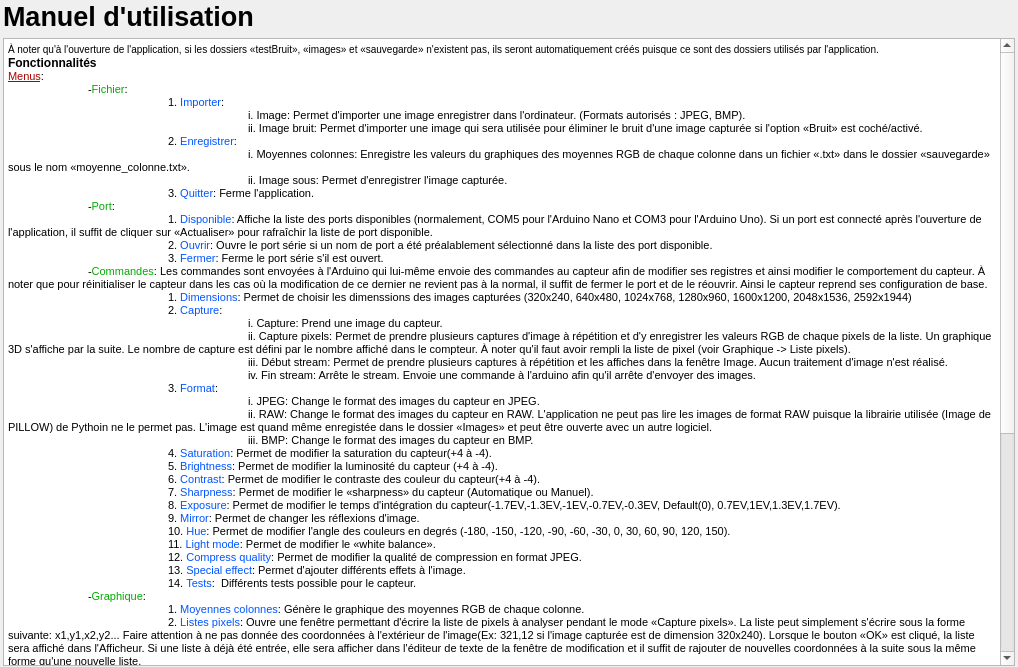
<?xml version="1.0" encoding="UTF-8"?>
<ui version="4.0">
 <class>DialogAide</class>
 <widget class="QDialog" name="DialogAide">
  <property name="geometry">
   <rect>
    <x>0</x>
    <y>0</y>
    <width>1018</width>
    <height>667</height>
   </rect>
  </property>
  <property name="windowTitle">
   <string>Aide</string>
  </property>
  <layout class="QGridLayout" name="gridLayout">
   <property name="leftMargin">
    <number>3</number>
   </property>
   <property name="topMargin">
    <number>1</number>
   </property>
   <property name="rightMargin">
    <number>3</number>
   </property>
   <property name="bottomMargin">
    <number>1</number>
   </property>
   <item row="0" column="0">
    <widget class="QLabel" name="labelAide">
     <property name="font">
      <font>
       <pointsize>20</pointsize>
       <weight>75</weight>
       <bold>true</bold>
      </font>
     </property>
     <property name="text">
      <string>Manuel d'utilisation</string>
     </property>
     <property name="textFormat">
      <enum>Qt::AutoText</enum>
     </property>
    </widget>
   </item>
   <item row="1" column="0">
    <widget class="QTextBrowser" name="textBrowserAide">
     <property name="html">
      <string>&lt;!DOCTYPE HTML PUBLIC &quot;-//W3C//DTD HTML 4.0//EN&quot; &quot;http://www.w3.org/TR/REC-html40/strict.dtd&quot;&gt;
&lt;html&gt;&lt;head&gt;&lt;meta name=&quot;qrichtext&quot; content=&quot;1&quot; /&gt;&lt;style type=&quot;text/css&quot;&gt;
p, li { white-space: pre-wrap; }
&lt;/style&gt;&lt;/head&gt;&lt;body style=&quot; font-family:'MS Shell Dlg 2'; font-size:7.8pt; font-weight:400; font-style:normal;&quot;&gt;
&lt;p style=&quot; margin-top:0px; margin-bottom:0px; margin-left:0px; margin-right:0px; -qt-block-indent:0; text-indent:0px;&quot;&gt;À noter qu'à l'ouverture de l'application, si les dossiers «testBruit», «images» et «sauvegarde» n'existent pas, ils seront automatiquement créés puisque ce sont des dossiers utilisés par l'application.&lt;/p&gt;
&lt;p style=&quot; margin-top:0px; margin-bottom:0px; margin-left:0px; margin-right:0px; -qt-block-indent:0; text-indent:0px;&quot;&gt;&lt;span style=&quot; font-size:9pt; font-weight:600;&quot;&gt;Fonctionnalités&lt;/span&gt;&lt;/p&gt;
&lt;p style=&quot; margin-top:0px; margin-bottom:0px; margin-left:0px; margin-right:0px; -qt-block-indent:0; text-indent:0px;&quot;&gt;&lt;span style=&quot; font-size:8pt; text-decoration: underline; color:#aa0000;&quot;&gt;Menus&lt;/span&gt;&lt;span style=&quot; font-size:8pt;&quot;&gt;:&lt;/span&gt;&lt;/p&gt;
&lt;p style=&quot; margin-top:0px; margin-bottom:0px; margin-left:0px; margin-right:0px; -qt-block-indent:0; text-indent:0px;&quot;&gt;&lt;span style=&quot; font-size:8pt;&quot;&gt;	-&lt;/span&gt;&lt;span style=&quot; font-size:8pt; color:#00aa00;&quot;&gt;Fichier&lt;/span&gt;&lt;span style=&quot; font-size:8pt;&quot;&gt;:&lt;/span&gt;&lt;/p&gt;
&lt;p style=&quot; margin-top:0px; margin-bottom:0px; margin-left:0px; margin-right:0px; -qt-block-indent:0; text-indent:0px;&quot;&gt;&lt;span style=&quot; font-size:8pt;&quot;&gt;		1. &lt;/span&gt;&lt;span style=&quot; font-size:8pt; color:#0055ff;&quot;&gt;Importer&lt;/span&gt;&lt;span style=&quot; font-size:8pt;&quot;&gt;:&lt;/span&gt;&lt;/p&gt;
&lt;p style=&quot; margin-top:0px; margin-bottom:0px; margin-left:0px; margin-right:0px; -qt-block-indent:0; text-indent:0px;&quot;&gt;&lt;span style=&quot; font-size:8pt;&quot;&gt;			i. Image: Permet d'importer une image enregistrer dans l'ordinateur. (Formats autorisés : JPEG, BMP).&lt;/span&gt;&lt;/p&gt;
&lt;p style=&quot; margin-top:0px; margin-bottom:0px; margin-left:0px; margin-right:0px; -qt-block-indent:0; text-indent:0px;&quot;&gt;&lt;span style=&quot; font-size:8pt;&quot;&gt;			ii. Image bruit: Permet d'importer une image qui sera utilisée pour éliminer le bruit d'une image capturée si l'option «Bruit» est coché/activé.&lt;/span&gt;&lt;/p&gt;
&lt;p style=&quot; margin-top:0px; margin-bottom:0px; margin-left:0px; margin-right:0px; -qt-block-indent:0; text-indent:0px;&quot;&gt;&lt;span style=&quot; font-size:8pt;&quot;&gt;		2. &lt;/span&gt;&lt;span style=&quot; font-size:8pt; color:#0055ff;&quot;&gt;Enregistrer&lt;/span&gt;&lt;span style=&quot; font-size:8pt;&quot;&gt;: &lt;/span&gt;&lt;/p&gt;
&lt;p style=&quot; margin-top:0px; margin-bottom:0px; margin-left:0px; margin-right:0px; -qt-block-indent:0; text-indent:0px;&quot;&gt;&lt;span style=&quot; font-size:8pt;&quot;&gt;			i. Moyennes colonnes: Enregistre les valeurs du graphiques des moyennes RGB de chaque colonne dans un fichier «.txt» dans le dossier «sauvegarde» sous le nom «moyenne_colonne.txt».&lt;/span&gt;&lt;/p&gt;
&lt;p style=&quot; margin-top:0px; margin-bottom:0px; margin-left:0px; margin-right:0px; -qt-block-indent:0; text-indent:0px;&quot;&gt;&lt;span style=&quot; font-size:8pt;&quot;&gt;			ii. Image sous: Permet d'enregistrer l'image capturée.&lt;/span&gt;&lt;/p&gt;
&lt;p style=&quot; margin-top:0px; margin-bottom:0px; margin-left:0px; margin-right:0px; -qt-block-indent:0; text-indent:0px;&quot;&gt;&lt;span style=&quot; font-size:8pt;&quot;&gt;		3. &lt;/span&gt;&lt;span style=&quot; font-size:8pt; color:#0055ff;&quot;&gt;Quitter&lt;/span&gt;&lt;span style=&quot; font-size:8pt;&quot;&gt;: Ferme l'application.&lt;/span&gt;&lt;/p&gt;
&lt;p style=&quot; margin-top:0px; margin-bottom:0px; margin-left:0px; margin-right:0px; -qt-block-indent:0; text-indent:0px;&quot;&gt;&lt;span style=&quot; font-size:8pt;&quot;&gt;	-&lt;/span&gt;&lt;span style=&quot; font-size:8pt; color:#00aa00;&quot;&gt;Port&lt;/span&gt;&lt;span style=&quot; font-size:8pt;&quot;&gt;:&lt;/span&gt;&lt;/p&gt;
&lt;p style=&quot; margin-top:0px; margin-bottom:0px; margin-left:0px; margin-right:0px; -qt-block-indent:0; text-indent:0px;&quot;&gt;&lt;span style=&quot; font-size:8pt;&quot;&gt;		1. &lt;/span&gt;&lt;span style=&quot; font-size:8pt; color:#0055ff;&quot;&gt;Disponible&lt;/span&gt;&lt;span style=&quot; font-size:8pt;&quot;&gt;: Affiche la liste des ports disponibles (normalement, COM5 pour l'Arduino Nano et COM3 pour l'Arduino Uno). Si un port est connecté après l'ouverture de l'application, il suffit de cliquer sur «Actualiser» pour rafraîchir la liste de port disponible.&lt;/span&gt;&lt;/p&gt;
&lt;p style=&quot; margin-top:0px; margin-bottom:0px; margin-left:0px; margin-right:0px; -qt-block-indent:0; text-indent:0px;&quot;&gt;&lt;span style=&quot; font-size:8pt;&quot;&gt;		2. &lt;/span&gt;&lt;span style=&quot; font-size:8pt; color:#0055ff;&quot;&gt;Ouvrir&lt;/span&gt;&lt;span style=&quot; font-size:8pt;&quot;&gt;: Ouvre le port série si un nom de port a été préalablement sélectionné dans la liste des port disponible.&lt;/span&gt;&lt;/p&gt;
&lt;p style=&quot; margin-top:0px; margin-bottom:0px; margin-left:0px; margin-right:0px; -qt-block-indent:0; text-indent:0px;&quot;&gt;&lt;span style=&quot; font-size:8pt;&quot;&gt;		3. &lt;/span&gt;&lt;span style=&quot; font-size:8pt; color:#0055ff;&quot;&gt;Fermer&lt;/span&gt;&lt;span style=&quot; font-size:8pt;&quot;&gt;: Ferme le port série s'il est ouvert.&lt;/span&gt;&lt;/p&gt;
&lt;p style=&quot; margin-top:0px; margin-bottom:0px; margin-left:0px; margin-right:0px; -qt-block-indent:0; text-indent:0px;&quot;&gt;&lt;span style=&quot; font-size:8pt;&quot;&gt;	-&lt;/span&gt;&lt;span style=&quot; font-size:8pt; color:#00aa00;&quot;&gt;Commandes&lt;/span&gt;&lt;span style=&quot; font-size:8pt;&quot;&gt;: Les commandes sont envoyées à l'Arduino qui lui-même envoie des commandes au capteur afin de modifier ses registres et ainsi modifier le comportement du capteur. À noter que pour réinitialiser le capteur dans les cas où la modification de ce dernier ne revient pas à la normal, il suffit de fermer le port et de le réouvrir. Ainsi le capteur reprend ses configuration de base.&lt;/span&gt;&lt;/p&gt;
&lt;p style=&quot; margin-top:0px; margin-bottom:0px; margin-left:0px; margin-right:0px; -qt-block-indent:0; text-indent:0px;&quot;&gt;&lt;span style=&quot; font-size:8pt;&quot;&gt;		1. &lt;/span&gt;&lt;span style=&quot; font-size:8pt; color:#0055ff;&quot;&gt;Dimensions&lt;/span&gt;&lt;span style=&quot; font-size:8pt;&quot;&gt;: Permet de choisir les dimenssions des images capturées (320x240, 640x480, 1024x768, 1280x960, 1600x1200, 2048x1536, 2592x1944)&lt;/span&gt;&lt;/p&gt;
&lt;p style=&quot; margin-top:0px; margin-bottom:0px; margin-left:0px; margin-right:0px; -qt-block-indent:0; text-indent:0px;&quot;&gt;&lt;span style=&quot; font-size:8pt;&quot;&gt;		2. &lt;/span&gt;&lt;span style=&quot; font-size:8pt; color:#0055ff;&quot;&gt;Capture&lt;/span&gt;&lt;span style=&quot; font-size:8pt;&quot;&gt;: &lt;/span&gt;&lt;/p&gt;
&lt;p style=&quot; margin-top:0px; margin-bottom:0px; margin-left:0px; margin-right:0px; -qt-block-indent:0; text-indent:0px;&quot;&gt;&lt;span style=&quot; font-size:8pt;&quot;&gt;			i. Capture: Prend une image du capteur.&lt;/span&gt;&lt;/p&gt;
&lt;p style=&quot; margin-top:0px; margin-bottom:0px; margin-left:0px; margin-right:0px; -qt-block-indent:0; text-indent:0px;&quot;&gt;&lt;span style=&quot; font-size:8pt;&quot;&gt;			ii. Capture pixels: Permet de prendre plusieurs captures d'image à répétition et d'y enregistrer les valeurs RGB de chaque pixels de la liste. Un graphique 3D s'affiche par la suite. Le nombre de capture est défini par le nombre affiché dans le compteur. À noter qu'il faut avoir rempli la liste de pixel (voir Graphique -&amp;gt; Liste pixels).&lt;/span&gt;&lt;/p&gt;
&lt;p style=&quot; margin-top:0px; margin-bottom:0px; margin-left:0px; margin-right:0px; -qt-block-indent:0; text-indent:0px;&quot;&gt;&lt;span style=&quot; font-size:8pt;&quot;&gt;			iii. Début stream: Permet de prendre plusieurs captures à répétition et les affiches dans la fenêtre Image. Aucun traitement d'image n'est réalisé.&lt;/span&gt;&lt;/p&gt;
&lt;p style=&quot; margin-top:0px; margin-bottom:0px; margin-left:0px; margin-right:0px; -qt-block-indent:0; text-indent:0px;&quot;&gt;&lt;span style=&quot; font-size:8pt;&quot;&gt;			iv. Fin stream: Arrête le stream. Envoie une commande à l'arduino afin qu'il arrête d'envoyer des images.&lt;/span&gt;&lt;/p&gt;
&lt;p style=&quot; margin-top:0px; margin-bottom:0px; margin-left:0px; margin-right:0px; -qt-block-indent:0; text-indent:0px;&quot;&gt;&lt;span style=&quot; font-size:8pt;&quot;&gt;		3. &lt;/span&gt;&lt;span style=&quot; font-size:8pt; color:#0055ff;&quot;&gt;Format&lt;/span&gt;&lt;span style=&quot; font-size:8pt;&quot;&gt;: &lt;/span&gt;&lt;/p&gt;
&lt;p style=&quot; margin-top:0px; margin-bottom:0px; margin-left:0px; margin-right:0px; -qt-block-indent:0; text-indent:0px;&quot;&gt;&lt;span style=&quot; font-size:8pt;&quot;&gt;			i. JPEG: Change le format des images du capteur en JPEG.&lt;/span&gt;&lt;/p&gt;
&lt;p style=&quot; margin-top:0px; margin-bottom:0px; margin-left:0px; margin-right:0px; -qt-block-indent:0; text-indent:0px;&quot;&gt;&lt;span style=&quot; font-size:8pt;&quot;&gt;			ii. RAW: Change le format des images du capteur en RAW. L'application ne peut pas lire les images de format RAW puisque la librairie utilisée (Image de PILLOW) de Pythoin ne le permet pas. L'image est quand même enregistée dans le dossier «Images» et peut être ouverte avec un autre logiciel.&lt;/span&gt;&lt;/p&gt;
&lt;p style=&quot; margin-top:0px; margin-bottom:0px; margin-left:0px; margin-right:0px; -qt-block-indent:0; text-indent:0px;&quot;&gt;&lt;span style=&quot; font-size:8pt;&quot;&gt;			iii. BMP: Change le format des images du capteur en BMP.&lt;/span&gt;&lt;/p&gt;
&lt;p style=&quot; margin-top:0px; margin-bottom:0px; margin-left:0px; margin-right:0px; -qt-block-indent:0; text-indent:0px;&quot;&gt;&lt;span style=&quot; font-size:8pt;&quot;&gt;		4. &lt;/span&gt;&lt;span style=&quot; font-size:8pt; color:#0055ff;&quot;&gt;Saturation&lt;/span&gt;&lt;span style=&quot; font-size:8pt;&quot;&gt;: Permet de modifier la saturation du capteur(+4 à -4).&lt;/span&gt;&lt;/p&gt;
&lt;p style=&quot; margin-top:0px; margin-bottom:0px; margin-left:0px; margin-right:0px; -qt-block-indent:0; text-indent:0px;&quot;&gt;&lt;span style=&quot; font-size:8pt;&quot;&gt;		5. &lt;/span&gt;&lt;span style=&quot; font-size:8pt; color:#0055ff;&quot;&gt;Brightness&lt;/span&gt;&lt;span style=&quot; font-size:8pt;&quot;&gt;: Permet de modifier la luminosité du capteur (+4 à -4).&lt;/span&gt;&lt;/p&gt;
&lt;p style=&quot; margin-top:0px; margin-bottom:0px; margin-left:0px; margin-right:0px; -qt-block-indent:0; text-indent:0px;&quot;&gt;&lt;span style=&quot; font-size:8pt;&quot;&gt;		6. &lt;/span&gt;&lt;span style=&quot; font-size:8pt; color:#0055ff;&quot;&gt;Contrast&lt;/span&gt;&lt;span style=&quot; font-size:8pt;&quot;&gt;: Permet de modifier le contraste des couleur du capteur(+4 à -4). &lt;/span&gt;&lt;/p&gt;
&lt;p style=&quot; margin-top:0px; margin-bottom:0px; margin-left:0px; margin-right:0px; -qt-block-indent:0; text-indent:0px;&quot;&gt;&lt;span style=&quot; font-size:8pt;&quot;&gt;		7. &lt;/span&gt;&lt;span style=&quot; font-size:8pt; color:#0055ff;&quot;&gt;Sharpness&lt;/span&gt;&lt;span style=&quot; font-size:8pt;&quot;&gt;: Permet de modifier le «sharpness» du capteur (Automatique ou Manuel).&lt;/span&gt;&lt;/p&gt;
&lt;p style=&quot; margin-top:0px; margin-bottom:0px; margin-left:0px; margin-right:0px; -qt-block-indent:0; text-indent:0px;&quot;&gt;&lt;span style=&quot; font-size:8pt;&quot;&gt;		8. &lt;/span&gt;&lt;span style=&quot; font-size:8pt; color:#0055ff;&quot;&gt;Exposure&lt;/span&gt;&lt;span style=&quot; font-size:8pt;&quot;&gt;: Permet de modifier le temps d'intégration du capteur(-1.7EV,-1.3EV,-1EV,-0.7EV,-0.3EV, Default(0), 0.7EV,1EV,1.3EV,1.7EV).&lt;/span&gt;&lt;/p&gt;
&lt;p style=&quot; margin-top:0px; margin-bottom:0px; margin-left:0px; margin-right:0px; -qt-block-indent:0; text-indent:0px;&quot;&gt;&lt;span style=&quot; font-size:8pt;&quot;&gt;		9. &lt;/span&gt;&lt;span style=&quot; font-size:8pt; color:#0055ff;&quot;&gt;Mirror&lt;/span&gt;&lt;span style=&quot; font-size:8pt;&quot;&gt;: Permet de changer les réflexions d'image.&lt;/span&gt;&lt;/p&gt;
&lt;p style=&quot; margin-top:0px; margin-bottom:0px; margin-left:0px; margin-right:0px; -qt-block-indent:0; text-indent:0px;&quot;&gt;&lt;span style=&quot; font-size:8pt;&quot;&gt;		10. &lt;/span&gt;&lt;span style=&quot; font-size:8pt; color:#0055ff;&quot;&gt;Hue&lt;/span&gt;&lt;span style=&quot; font-size:8pt;&quot;&gt;: Permet de modifier l'angle des couleurs en degrés (-180, -150, -120, -90, -60, -30, 0, 30, 60, 90, 120, 150).&lt;/span&gt;&lt;/p&gt;
&lt;p style=&quot; margin-top:0px; margin-bottom:0px; margin-left:0px; margin-right:0px; -qt-block-indent:0; text-indent:0px;&quot;&gt;&lt;span style=&quot; font-size:8pt;&quot;&gt;		11. &lt;/span&gt;&lt;span style=&quot; font-size:8pt; color:#0055ff;&quot;&gt;Light mode&lt;/span&gt;&lt;span style=&quot; font-size:8pt;&quot;&gt;: Permet de modifier le «white balance».&lt;/span&gt;&lt;/p&gt;
&lt;p style=&quot; margin-top:0px; margin-bottom:0px; margin-left:0px; margin-right:0px; -qt-block-indent:0; text-indent:0px;&quot;&gt;&lt;span style=&quot; font-size:8pt;&quot;&gt;		12. &lt;/span&gt;&lt;span style=&quot; font-size:8pt; color:#0055ff;&quot;&gt;Compress quality&lt;/span&gt;&lt;span style=&quot; font-size:8pt;&quot;&gt;: Permet de modifier la qualité de compression en format JPEG.&lt;/span&gt;&lt;/p&gt;
&lt;p style=&quot; margin-top:0px; margin-bottom:0px; margin-left:0px; margin-right:0px; -qt-block-indent:0; text-indent:0px;&quot;&gt;&lt;span style=&quot; font-size:8pt;&quot;&gt;		13. &lt;/span&gt;&lt;span style=&quot; font-size:8pt; color:#0055ff;&quot;&gt;Special effect&lt;/span&gt;&lt;span style=&quot; font-size:8pt;&quot;&gt;: Permet d'ajouter différents effets à l'image.&lt;/span&gt;&lt;/p&gt;
&lt;p style=&quot; margin-top:0px; margin-bottom:0px; margin-left:0px; margin-right:0px; -qt-block-indent:0; text-indent:0px;&quot;&gt;&lt;span style=&quot; font-size:8pt;&quot;&gt;		14. &lt;/span&gt;&lt;span style=&quot; font-size:8pt; color:#0055ff;&quot;&gt;Tests&lt;/span&gt;&lt;span style=&quot; font-size:8pt;&quot;&gt;:  Différents tests possible pour le capteur.&lt;/span&gt;&lt;/p&gt;
&lt;p style=&quot; margin-top:0px; margin-bottom:0px; margin-left:0px; margin-right:0px; -qt-block-indent:0; text-indent:0px;&quot;&gt;&lt;span style=&quot; font-size:8pt;&quot;&gt;	-&lt;/span&gt;&lt;span style=&quot; font-size:8pt; color:#00aa00;&quot;&gt;Graphique&lt;/span&gt;&lt;span style=&quot; font-size:8pt;&quot;&gt;: &lt;/span&gt;&lt;/p&gt;
&lt;p style=&quot; margin-top:0px; margin-bottom:0px; margin-left:0px; margin-right:0px; -qt-block-indent:0; text-indent:0px;&quot;&gt;&lt;span style=&quot; font-size:8pt;&quot;&gt;		1. &lt;/span&gt;&lt;span style=&quot; font-size:8pt; color:#0055ff;&quot;&gt;Moyennes colonnes&lt;/span&gt;&lt;span style=&quot; font-size:8pt;&quot;&gt;: Génère le graphique des moyennes RGB de chaque colonne.&lt;/span&gt;&lt;/p&gt;
&lt;p style=&quot; margin-top:0px; margin-bottom:0px; margin-left:0px; margin-right:0px; -qt-block-indent:0; text-indent:0px;&quot;&gt;&lt;span style=&quot; font-size:8pt;&quot;&gt;		2. &lt;/span&gt;&lt;span style=&quot; font-size:8pt; color:#0055ff;&quot;&gt;Listes pixels&lt;/span&gt;&lt;span style=&quot; font-size:8pt;&quot;&gt;: Ouvre une fenêtre permettant d'écrire la liste de pixels à analyser pendant le mode «Capture pixels». La liste peut simplement s'écrire sous la forme suivante: x1,y1,x2,y2... Faire attention à ne pas donnée des coordonnées à l'extérieur de l'image(Ex: 321,12 si l'image capturée est de dimension 320x240). Lorsque le bouton «OK» est cliqué, la liste sera affiché dans l'Afficheur. Si une liste à déjà été entrée, elle sera afficher dans l'éditeur de texte de la fenêtre de modification et il suffit de rajouter de nouvelles coordonnées à la suite sous la même forme qu'une nouvelle liste.&lt;/span&gt;&lt;/p&gt;
&lt;p style=&quot; margin-top:0px; margin-bottom:0px; margin-left:0px; margin-right:0px; -qt-block-indent:0; text-indent:0px;&quot;&gt;&lt;span style=&quot; font-size:8pt;&quot;&gt;		3. &lt;/span&gt;&lt;span style=&quot; font-size:8pt; color:#0055ff;&quot;&gt;Longueur d'onde&lt;/span&gt;&lt;span style=&quot; font-size:8pt;&quot;&gt;: Génère le graphique des longueurs si le graphique des moyennes des colonnes a été préalablement généré. Cette fonction est automatique exécuter lorsque le graphique des moyennes des colonnes est généré.&lt;/span&gt;&lt;/p&gt;
&lt;p style=&quot; margin-top:0px; margin-bottom:0px; margin-left:0px; margin-right:0px; -qt-block-indent:0; text-indent:0px;&quot;&gt;&lt;span style=&quot; font-size:8pt;&quot;&gt;	-&lt;/span&gt;&lt;span style=&quot; font-size:8pt; color:#00aa00;&quot;&gt;Test&lt;/span&gt;&lt;span style=&quot; font-size:8pt;&quot;&gt;: &lt;/span&gt;&lt;/p&gt;
&lt;p style=&quot; margin-top:0px; margin-bottom:0px; margin-left:0px; margin-right:0px; -qt-block-indent:0; text-indent:0px;&quot;&gt;&lt;span style=&quot; font-size:8pt;&quot;&gt;		1. &lt;/span&gt;&lt;span style=&quot; font-size:8pt; color:#0055ff;&quot;&gt;Test bruit&lt;/span&gt;&lt;span style=&quot; font-size:8pt;&quot;&gt;: Lance le programme de test de bruit qui permet de capturer des images à un certain intervalle de temps. 7 captures pendant la première minute(10 sec), 8 captures pendant les 4 prochaines minutes(30 sec), 5 captures pendant les 5 prochaines minutes (60 sec), 1 capture après  30 minutes puis une dernière à 60 minutes. Les images sont enregistrées dans le dossier «testBruit».&lt;/span&gt;&lt;/p&gt;
&lt;p style=&quot; margin-top:0px; margin-bottom:0px; margin-left:0px; margin-right:0px; -qt-block-indent:0; text-indent:0px;&quot;&gt;&lt;span style=&quot; font-size:8pt;&quot;&gt;	-&lt;/span&gt;&lt;span style=&quot; font-size:8pt; color:#00aa00;&quot;&gt;Aide&lt;/span&gt;&lt;span style=&quot; font-size:8pt;&quot;&gt;:&lt;/span&gt;&lt;/p&gt;
&lt;p style=&quot; margin-top:0px; margin-bottom:0px; margin-left:0px; margin-right:0px; -qt-block-indent:0; text-indent:0px;&quot;&gt;&lt;span style=&quot; font-size:8pt;&quot;&gt;		1. &lt;/span&gt;&lt;span style=&quot; font-size:8pt; color:#0055ff;&quot;&gt;Manuel d'utilisation&lt;/span&gt;&lt;span style=&quot; font-size:8pt;&quot;&gt;: Ouvre cette fenêtre...&lt;/span&gt;&lt;/p&gt;
&lt;p style=&quot; margin-top:0px; margin-bottom:0px; margin-left:0px; margin-right:0px; -qt-block-indent:0; text-indent:0px;&quot;&gt;&lt;span style=&quot; font-size:8pt; text-decoration: underline; color:#aa0000;&quot;&gt;Fenêtres&lt;/span&gt;&lt;span style=&quot; font-size:8pt;&quot;&gt;:&lt;/span&gt;&lt;/p&gt;
&lt;p style=&quot; margin-top:0px; margin-bottom:0px; margin-left:0px; margin-right:0px; -qt-block-indent:0; text-indent:0px;&quot;&gt;&lt;span style=&quot; font-size:8pt;&quot;&gt;	-&lt;/span&gt;&lt;span style=&quot; font-size:8pt; color:#00aa00;&quot;&gt;Images&lt;/span&gt;&lt;span style=&quot; font-size:8pt;&quot;&gt;: (Énumérées en changeant de panneau vers la droite)&lt;/span&gt;&lt;/p&gt;
&lt;p style=&quot; margin-top:0px; margin-bottom:0px; margin-left:0px; margin-right:0px; -qt-block-indent:0; text-indent:0px;&quot;&gt;&lt;span style=&quot; font-size:8pt;&quot;&gt;		1. Image capturée (image d'origine).&lt;/span&gt;&lt;/p&gt;
&lt;p style=&quot; margin-top:0px; margin-bottom:0px; margin-left:0px; margin-right:0px; -qt-block-indent:0; text-indent:0px;&quot;&gt;&lt;span style=&quot; font-size:8pt;&quot;&gt;		2. Image «grayscale» de l'intensité rouge de l'image d'origine. &lt;/span&gt;&lt;/p&gt;
&lt;p style=&quot; margin-top:0px; margin-bottom:0px; margin-left:0px; margin-right:0px; -qt-block-indent:0; text-indent:0px;&quot;&gt;&lt;span style=&quot; font-size:8pt;&quot;&gt;		3. Image «grayscale» de l'intensité verte de l'image d'origine.&lt;/span&gt;&lt;/p&gt;
&lt;p style=&quot; margin-top:0px; margin-bottom:0px; margin-left:0px; margin-right:0px; -qt-block-indent:0; text-indent:0px;&quot;&gt;&lt;span style=&quot; font-size:8pt;&quot;&gt;		4. Image «grayscale» de l'intensité bleue de l'image d'origine.&lt;/span&gt;&lt;/p&gt;
&lt;p style=&quot; margin-top:0px; margin-bottom:0px; margin-left:0px; margin-right:0px; -qt-block-indent:0; text-indent:0px;&quot;&gt;&lt;span style=&quot; font-size:8pt;&quot;&gt;		5. Image de bruit (importée).&lt;/span&gt;&lt;/p&gt;
&lt;p style=&quot; margin-top:0px; margin-bottom:0px; margin-left:0px; margin-right:0px; -qt-block-indent:0; text-indent:0px;&quot;&gt;&lt;span style=&quot; font-size:8pt;&quot;&gt;	-&lt;/span&gt;&lt;span style=&quot; font-size:8pt; color:#00aa00;&quot;&gt;Graphiques&lt;/span&gt;&lt;span style=&quot; font-size:8pt;&quot;&gt;:&lt;/span&gt;&lt;/p&gt;
&lt;p style=&quot; margin-top:0px; margin-bottom:0px; margin-left:0px; margin-right:0px; -qt-block-indent:0; text-indent:0px;&quot;&gt;&lt;span style=&quot; font-size:8pt;&quot;&gt;		1. Graphique des moyennes RGB de chaque colonne de l'image capturée.&lt;/span&gt;&lt;/p&gt;
&lt;p style=&quot; margin-top:0px; margin-bottom:0px; margin-left:0px; margin-right:0px; -qt-block-indent:0; text-indent:0px;&quot;&gt;&lt;span style=&quot; font-size:8pt;&quot;&gt;		2. Graphique des longueurs d'onde de l'image capturée.&lt;/span&gt;&lt;/p&gt;
&lt;p style=&quot; margin-top:0px; margin-bottom:0px; margin-left:0px; margin-right:0px; -qt-block-indent:0; text-indent:0px;&quot;&gt;&lt;span style=&quot; font-size:8pt;&quot;&gt;	-&lt;/span&gt;&lt;span style=&quot; font-size:8pt; color:#00aa00;&quot;&gt;Données&lt;/span&gt;&lt;span style=&quot; font-size:8pt;&quot;&gt;:&lt;/span&gt;&lt;/p&gt;
&lt;p style=&quot; margin-top:0px; margin-bottom:0px; margin-left:0px; margin-right:0px; -qt-block-indent:0; text-indent:0px;&quot;&gt;&lt;span style=&quot; font-size:8pt;&quot;&gt;		1. Affiche les valeurs du graphique des moyennes des colonnes sous forme de listes séparées (identifiée), soit une pour l'intensité rouge(R), vert(G), bleu(B) et une dernière qui affiche leur transformation en grayscale(L).&lt;/span&gt;&lt;/p&gt;
&lt;p style=&quot; margin-top:0px; margin-bottom:0px; margin-left:0px; margin-right:0px; -qt-block-indent:0; text-indent:0px;&quot;&gt;&lt;span style=&quot; font-size:8pt;&quot;&gt;		2. Affiche les valeurs du graphique des longueur d'onde sous forme de couples de données des longueurs et de leur intensité.&lt;/span&gt;&lt;/p&gt;
&lt;p align=&quot;justify&quot; style=&quot; margin-top:0px; margin-bottom:0px; margin-left:0px; margin-right:0px; -qt-block-indent:0; text-indent:0px;&quot;&gt;&lt;span style=&quot; font-size:8pt;&quot;&gt;		3.  Affiche les valeurs du graphique du mode «Capture pixel» sous forme de listes. Trois listes sont affichées pour chaque pixel identifiées comme suit: pRi, pGi, pBi où «i» corresppond à l'index du pixel dans la liste. La longueur des listes correspond au nombre d'itération(de captures faites). La liste des coordonnées des pixels choisis est aussi affichée au début. Ex: pR0: [123, 127, ...] correspond à l'intensité rouge du pixel à l'indice 0 dans la liste, pour la première capture (123) et pour la deuxième capture (127).&lt;/span&gt;&lt;/p&gt;
&lt;p style=&quot; margin-top:0px; margin-bottom:0px; margin-left:0px; margin-right:0px; -qt-block-indent:0; text-indent:0px;&quot;&gt;&lt;span style=&quot; font-size:8pt; text-decoration: underline; color:#aa0000;&quot;&gt;Autres&lt;/span&gt;&lt;span style=&quot; font-size:8pt;&quot;&gt;:&lt;/span&gt;&lt;/p&gt;
&lt;p style=&quot; margin-top:0px; margin-bottom:0px; margin-left:0px; margin-right:0px; -qt-block-indent:0; text-indent:0px;&quot;&gt;&lt;span style=&quot; font-size:8pt;&quot;&gt;	-&lt;/span&gt;&lt;span style=&quot; font-size:8pt; color:#00aa00;&quot;&gt;Afficheur&lt;/span&gt;&lt;span style=&quot; font-size:8pt;&quot;&gt;: Affiches les messages reçus depuis l'Arduino, les messages d'erreur ou autre.&lt;/span&gt;&lt;/p&gt;
&lt;p style=&quot; margin-top:0px; margin-bottom:0px; margin-left:0px; margin-right:0px; -qt-block-indent:0; text-indent:0px;&quot;&gt;&lt;span style=&quot; font-size:8pt;&quot;&gt;	-&lt;/span&gt;&lt;span style=&quot; font-size:8pt; color:#00aa00;&quot;&gt;Boutons&lt;/span&gt;&lt;span style=&quot; font-size:8pt;&quot;&gt;:&lt;/span&gt;&lt;/p&gt;
&lt;p style=&quot; margin-top:0px; margin-bottom:0px; margin-left:0px; margin-right:0px; -qt-block-indent:0; text-indent:0px;&quot;&gt;&lt;span style=&quot; font-size:8pt;&quot;&gt;		1. &lt;/span&gt;&lt;span style=&quot; font-size:8pt; color:#0055ff;&quot;&gt;Vider&lt;/span&gt;&lt;span style=&quot; font-size:8pt;&quot;&gt;: Vide le texte présent dans l'afficheur.&lt;/span&gt;&lt;/p&gt;
&lt;p style=&quot; margin-top:0px; margin-bottom:0px; margin-left:0px; margin-right:0px; -qt-block-indent:0; text-indent:0px;&quot;&gt;&lt;span style=&quot; font-size:8pt;&quot;&gt;		2. &lt;/span&gt;&lt;span style=&quot; font-size:8pt; color:#0055ff;&quot;&gt;Capture&lt;/span&gt;&lt;span style=&quot; font-size:8pt;&quot;&gt;: Prend une capture d'image du capteur.&lt;/span&gt;&lt;/p&gt;
&lt;p style=&quot; margin-top:0px; margin-bottom:0px; margin-left:0px; margin-right:0px; -qt-block-indent:0; text-indent:0px;&quot;&gt;&lt;span style=&quot; font-size:8pt;&quot;&gt;		3. &lt;/span&gt;&lt;span style=&quot; font-size:8pt; color:#0055ff;&quot;&gt;Enr. Image&lt;/span&gt;&lt;span style=&quot; font-size:8pt;&quot;&gt;: Permet d'enregistrer l'image capturée.&lt;/span&gt;&lt;/p&gt;
&lt;p style=&quot; margin-top:0px; margin-bottom:0px; margin-left:0px; margin-right:0px; -qt-block-indent:0; text-indent:0px;&quot;&gt;&lt;span style=&quot; font-size:8pt;&quot;&gt;	- &lt;/span&gt;&lt;span style=&quot; font-size:8pt; color:#00aa00;&quot;&gt;Compteur&lt;/span&gt;&lt;span style=&quot; font-size:8pt;&quot;&gt;: Permet de choisr le nombre de capture à prendre pour le mode «Capture pixel».&lt;/span&gt;&lt;/p&gt;
&lt;p style=&quot; margin-top:0px; margin-bottom:0px; margin-left:0px; margin-right:0px; -qt-block-indent:0; text-indent:0px;&quot;&gt;&lt;span style=&quot; font-size:8pt;&quot;&gt;	- &lt;/span&gt;&lt;span style=&quot; font-size:8pt; color:#00aa00;&quot;&gt;Bar de progression&lt;/span&gt;&lt;span style=&quot; font-size:8pt;&quot;&gt;: Affiche la progression du nombre d'image capturée en mode «Capture pixel».&lt;/span&gt;&lt;/p&gt;
&lt;p style=&quot; margin-top:0px; margin-bottom:0px; margin-left:0px; margin-right:0px; -qt-block-indent:0; text-indent:0px;&quot;&gt;&lt;span style=&quot; font-size:8pt;&quot;&gt;	- &lt;/span&gt;&lt;span style=&quot; font-size:8pt; color:#00aa00;&quot;&gt;CheckBox Bruit&lt;/span&gt;&lt;span style=&quot; font-size:8pt;&quot;&gt;: Si elle est cochée et s'il y a une image de bruit importée, l'image de bruit sera soustraite à la prochaine image capturée. &lt;/span&gt;&lt;/p&gt;
&lt;p style=&quot; margin-top:0px; margin-bottom:0px; margin-left:0px; margin-right:0px; -qt-block-indent:0; text-indent:0px;&quot;&gt;&lt;span style=&quot; font-size:8pt;&quot;&gt;	&lt;/span&gt;&lt;/p&gt;
&lt;p style=&quot;-qt-paragraph-type:empty; margin-top:0px; margin-bottom:0px; margin-left:0px; margin-right:0px; -qt-block-indent:0; text-indent:0px; font-size:9pt; font-weight:600;&quot;&gt;&lt;br /&gt;&lt;/p&gt;
&lt;p style=&quot; margin-top:0px; margin-bottom:0px; margin-left:0px; margin-right:0px; -qt-block-indent:0; text-indent:0px;&quot;&gt;&lt;span style=&quot; font-size:9pt; font-weight:600;&quot;&gt;Utilisation de l'application sans capteur&lt;/span&gt;&lt;/p&gt;
&lt;p style=&quot; margin-top:0px; margin-bottom:0px; margin-left:0px; margin-right:0px; -qt-block-indent:0; text-indent:0px;&quot;&gt;&lt;span style=&quot; font-size:8pt;&quot;&gt;Pour utiliser l'application sans caméra, il suffit d'importer une image depuis le menu Fichier -&amp;gt; Importer -&amp;gt; Image. Ensuite, la génération des graphiques graphiques des moyennes des colonnes et des longueurs peuvent se faire.&lt;/span&gt;&lt;/p&gt;
&lt;p style=&quot;-qt-paragraph-type:empty; margin-top:0px; margin-bottom:0px; margin-left:0px; margin-right:0px; -qt-block-indent:0; text-indent:0px; font-size:9pt; font-weight:600;&quot;&gt;&lt;br /&gt;&lt;/p&gt;
&lt;p align=&quot;justify&quot; style=&quot; margin-top:0px; margin-bottom:0px; margin-left:0px; margin-right:0px; -qt-block-indent:0; text-indent:0px;&quot;&gt;&lt;span style=&quot; font-size:9pt; font-weight:600;&quot;&gt;Utilisation de l'application avec capteur&lt;/span&gt;&lt;/p&gt;
&lt;p align=&quot;justify&quot; style=&quot; margin-top:0px; margin-bottom:0px; margin-left:0px; margin-right:0px; -qt-block-indent:0; text-indent:0px;&quot;&gt;&lt;span style=&quot; font-size:8pt; text-decoration: underline; color:#aa0000;&quot;&gt;Étapes pour établir la connection avec la caméra&lt;/span&gt;&lt;span style=&quot; font-size:8pt;&quot;&gt;:&lt;/span&gt;&lt;/p&gt;
&lt;p align=&quot;justify&quot; style=&quot; margin-top:0px; margin-bottom:0px; margin-left:0px; margin-right:0px; -qt-block-indent:0; text-indent:0px;&quot;&gt;&lt;span style=&quot; font-size:8pt;&quot;&gt;	1. Connecter l'Arduino à l'ordinateur.&lt;/span&gt;&lt;/p&gt;
&lt;p align=&quot;justify&quot; style=&quot; margin-top:0px; margin-bottom:0px; margin-left:0px; margin-right:0px; -qt-block-indent:0; text-indent:0px;&quot;&gt;&lt;span style=&quot; font-size:8pt;&quot;&gt;	2. Sélectionner le port série affiché dans la liste des ports disponibles (Port -&amp;gt; Disponible). Si l'Arduino est connecté avant l'ouverture de l'application, le port devrait s'afficher directement dans la liste. S'il est connecté après l'ouverture de l'application, il faut cliquer sur «Actualiser» afin de regénérer la liste des ports disponibles.&lt;/span&gt;&lt;/p&gt;
&lt;p align=&quot;justify&quot; style=&quot; margin-top:0px; margin-bottom:0px; margin-left:0px; margin-right:0px; -qt-block-indent:0; text-indent:0px;&quot;&gt;&lt;span style=&quot; font-size:8pt;&quot;&gt;	3. Une fois le port série sélectionné, cliquer sur «Ouvrir» depuis le menu «Port».&lt;/span&gt;&lt;/p&gt;
&lt;p align=&quot;justify&quot; style=&quot; margin-top:0px; margin-bottom:0px; margin-left:0px; margin-right:0px; -qt-block-indent:0; text-indent:0px;&quot;&gt;&lt;span style=&quot; font-size:8pt;&quot;&gt;	4. Si le module de caméra est bien connecté, les messages suivant, provenant de l'Arduino, devrait apparaître à l'afficheur: «ACK CMD ArduCAM Start! END ACK CMD SPI interface OK. END ACK CMD OV5642 detected. END».&lt;/span&gt;&lt;/p&gt;
&lt;p align=&quot;justify&quot; style=&quot; margin-top:0px; margin-bottom:0px; margin-left:0px; margin-right:0px; -qt-block-indent:0; text-indent:0px;&quot;&gt;&lt;span style=&quot; font-size:8pt;&quot;&gt;	5. Pour fermer le port série, il suffit de cliquer sur «Fermer» depuis le menu «Port». Il peut donc être réouvert en recliquant sur «Ouvrir», mais le capteur sera réinitialisé.&lt;/span&gt;&lt;/p&gt;
&lt;p align=&quot;justify&quot; style=&quot;-qt-paragraph-type:empty; margin-top:0px; margin-bottom:0px; margin-left:0px; margin-right:0px; -qt-block-indent:0; text-indent:0px; font-size:8pt;&quot;&gt;&lt;br /&gt;&lt;/p&gt;
&lt;p align=&quot;justify&quot; style=&quot; margin-top:0px; margin-bottom:0px; margin-left:0px; margin-right:0px; -qt-block-indent:0; text-indent:0px;&quot;&gt;&lt;span style=&quot; font-size:8pt; text-decoration: underline; color:#aa0000;&quot;&gt;Fonctionnalités&lt;/span&gt;&lt;span style=&quot; font-size:8pt;&quot;&gt;:(Une fois la connexion établie avec le capteur)&lt;/span&gt;&lt;/p&gt;
&lt;p align=&quot;justify&quot; style=&quot; margin-top:0px; margin-bottom:0px; margin-left:0px; margin-right:0px; -qt-block-indent:0; text-indent:0px;&quot;&gt;&lt;span style=&quot; font-size:8pt;&quot;&gt;	1. Les captures d'image peuvent donc être prises à l'aide du bouton «Capture» ou depuis le menu «Commandes -&amp;gt; Capture-&amp;gt; Capture».&lt;/span&gt;&lt;/p&gt;
&lt;p align=&quot;justify&quot; style=&quot; margin-top:0px; margin-bottom:0px; margin-left:0px; margin-right:0px; -qt-block-indent:0; text-indent:0px;&quot;&gt;&lt;span style=&quot; font-size:8pt;&quot;&gt;	2. Les commandes peuvent être envoyé au capteur à l'aide du menu «Commandes» puis en cliquant sur celle voulu. (Voir Fonctionnalités, Menus, Commandes)&lt;/span&gt;&lt;/p&gt;
&lt;p align=&quot;justify&quot; style=&quot; margin-top:0px; margin-bottom:0px; margin-left:0px; margin-right:0px; -qt-block-indent:0; text-indent:0px;&quot;&gt;&lt;span style=&quot; font-size:8pt;&quot;&gt;	3. Une image peut aussi être importée même si le capteur est connecté.&lt;/span&gt;&lt;/p&gt;
&lt;p align=&quot;justify&quot; style=&quot; margin-top:0px; margin-bottom:0px; margin-left:0px; margin-right:0px; -qt-block-indent:0; text-indent:0px;&quot;&gt;&lt;span style=&quot; font-size:8pt;&quot;&gt;	4. Une image de bruit peut être importée depuis le menu «Fichier -&amp;gt; Importer -&amp;gt; Image bruit».&lt;/span&gt;&lt;/p&gt;
&lt;p align=&quot;justify&quot; style=&quot; margin-top:0px; margin-bottom:0px; margin-left:0px; margin-right:0px; -qt-block-indent:0; text-indent:0px;&quot;&gt;&lt;span style=&quot; font-size:8pt;&quot;&gt;	5. Lorsqu'une image de bruits est importée, le «CheckBox Bruit» peut donc être coché. Si c'est le cas, la prochaine image capturée sera affecté par l'image de bruit. En déselectionnant l'option «Bruit», la prochaine image capturée ne sera pas affecté par l'image de bruits.&lt;/span&gt;&lt;/p&gt;
&lt;p align=&quot;justify&quot; style=&quot; margin-top:0px; margin-bottom:0px; margin-left:0px; margin-right:0px; -qt-block-indent:0; text-indent:0px;&quot;&gt;&lt;span style=&quot; font-size:8pt;&quot;&gt;	6. Lorsqu'une image est capturée, elle apparaîtra dans le panneau «Image» où il y a les deux boutons «&amp;lt;- Image Bruit» et «Intensité R -&amp;gt;». Chaque bouton permet de changer de fenêtre dans le panneau «Image». Il y a donc 5 fenêtres: 1) Image 2) Intensité Rouge 3) Intensité Verte 4 ) Intensité Bleue 5) Image de bruit. Les images des intensités RGB représente l'image d'origine en affichant en «grayscale» seulement l'une des intensité RGB à la fois.&lt;/span&gt;&lt;/p&gt;
&lt;p align=&quot;justify&quot; style=&quot; margin-top:0px; margin-bottom:0px; margin-left:0px; margin-right:0px; -qt-block-indent:0; text-indent:0px;&quot;&gt;&lt;span style=&quot; font-size:8pt;&quot;&gt;	7. Si une image est affichée dans le panneau «Image», la génération des graphiques peut être faite. Il faut toujours commencé par générer le graphique des moyennes des colonnes, autrement, il vous le sera demandé puisque le graphique des longueurs d'onde dépend de ce dernier. Le graphique des longueur d'onde est automatiquement généré lorsque celui des moyennes des colonnes est fait. Les données de chacun des graphiques sont affichées dans le panneau «Données». Les graphiques sont affichéssous le panneau «Graphiques». Les données des graphiques sont aussi automatiquement enregistrées dans des fichiers «.txt» dans le dossier «sauvegarde».&lt;/span&gt;&lt;/p&gt;
&lt;p align=&quot;justify&quot; style=&quot; margin-top:0px; margin-bottom:0px; margin-left:0px; margin-right:0px; -qt-block-indent:0; text-indent:0px;&quot;&gt;&lt;span style=&quot; font-size:8pt;&quot;&gt;	8. Le mode «Capture pixels» peut être activé à tout moment. Il faut cependant avoir rempli la liste de pixels à analyser depuis le menu «Graphique -&amp;gt; Liste pixels». Une fenêtre apparaîtra et il suffit d'écrire la liste des coordonnées des pixels sous le forme suivante: x1,y1,x2,y2... Lorsque terminé, cliquer sur «Ok» pour modifier la liste ou «Cancel» pour annuler. Si «OK» est sélectionné, la liste de pixel s'affichera à l'afficheur et s'il n'y a pas d'erreur. Si une modification de la liste est voulue, il suffit de recliquer sur «Graphique -&amp;gt; Liste pixels», la liste précédemment écrite apparaîtra de nouveau. Il suffit de rajouter les nouvelles coordonnées à la fin de la même façon.&lt;/span&gt;&lt;/p&gt;
&lt;p align=&quot;justify&quot; style=&quot; margin-top:0px; margin-bottom:0px; margin-left:0px; margin-right:0px; -qt-block-indent:0; text-indent:0px;&quot;&gt;&lt;span style=&quot; font-size:8pt;&quot;&gt;	9. Le nombre de capture à prendre pour le mode «Capture pixels» est définit à l'aide du compteur situé sous le bouton capture.&lt;/span&gt;&lt;/p&gt;
&lt;p align=&quot;justify&quot; style=&quot; margin-top:0px; margin-bottom:0px; margin-left:0px; margin-right:0px; -qt-block-indent:0; text-indent:0px;&quot;&gt;&lt;span style=&quot; font-size:8pt;&quot;&gt;	10. Lorsque le mode «Capture pixels» est lancé, la bar de pregression sera mise à jour en fonction du nombre de capture prise sur le total à réaliser. Lorsque le processus est terminé, le graphique 3D sera affiché depuis une nouvelle fenêtre.&lt;/span&gt;&lt;/p&gt;
&lt;p align=&quot;justify&quot; style=&quot; margin-top:0px; margin-bottom:0px; margin-left:0px; margin-right:0px; -qt-block-indent:0; text-indent:0px;&quot;&gt;&lt;span style=&quot; font-size:8pt;&quot;&gt;	11. Le menu «Test -&amp;gt; Test Bruit» permet de générer des captures d'image à un certain intervalle de temps (voir Fontionnalité -&amp;gt; Menus -&amp;gt; Test). Les images seront enregistrées dans le dossier «testBruit».&lt;/span&gt;&lt;/p&gt;
&lt;p align=&quot;justify&quot; style=&quot;-qt-paragraph-type:empty; margin-top:0px; margin-bottom:0px; margin-left:0px; margin-right:0px; -qt-block-indent:0; text-indent:0px; font-size:8pt;&quot;&gt;&lt;br /&gt;&lt;/p&gt;
&lt;p align=&quot;justify&quot; style=&quot; margin-top:0px; margin-bottom:0px; margin-left:0px; margin-right:0px; -qt-block-indent:0; text-indent:0px;&quot;&gt;&lt;span style=&quot; font-size:9pt; font-weight:600;&quot;&gt;Connexion Arduino/Capteur&lt;/span&gt;&lt;/p&gt;
&lt;p align=&quot;justify&quot; style=&quot; margin-top:0px; margin-bottom:0px; margin-left:0px; margin-right:0px; -qt-block-indent:0; text-indent:0px;&quot;&gt;&lt;span style=&quot; font-size:8pt;&quot;&gt;Arduino Nano avec ArduCAM mini :(ArduCAM -&amp;gt; Nano)&lt;/span&gt;&lt;/p&gt;
&lt;p align=&quot;justify&quot; style=&quot; margin-top:0px; margin-bottom:0px; margin-left:0px; margin-right:0px; -qt-block-indent:0; text-indent:0px;&quot;&gt;&lt;span style=&quot; font-size:8pt;&quot;&gt;	1. CS -&amp;gt; D10&lt;/span&gt;&lt;/p&gt;
&lt;p align=&quot;justify&quot; style=&quot; margin-top:0px; margin-bottom:0px; margin-left:0px; margin-right:0px; -qt-block-indent:0; text-indent:0px;&quot;&gt;&lt;span style=&quot; font-size:8pt;&quot;&gt;	2. MOSI -&amp;gt; D11&lt;/span&gt;&lt;/p&gt;
&lt;p align=&quot;justify&quot; style=&quot; margin-top:0px; margin-bottom:0px; margin-left:0px; margin-right:0px; -qt-block-indent:0; text-indent:0px;&quot;&gt;&lt;span style=&quot; font-size:8pt;&quot;&gt;	3. MISO -&amp;gt; D12&lt;/span&gt;&lt;/p&gt;
&lt;p align=&quot;justify&quot; style=&quot; margin-top:0px; margin-bottom:0px; margin-left:0px; margin-right:0px; -qt-block-indent:0; text-indent:0px;&quot;&gt;&lt;span style=&quot; font-size:8pt;&quot;&gt;	4. SCLK -&amp;gt; D13&lt;/span&gt;&lt;/p&gt;
&lt;p align=&quot;justify&quot; style=&quot; margin-top:0px; margin-bottom:0px; margin-left:0px; margin-right:0px; -qt-block-indent:0; text-indent:0px;&quot;&gt;&lt;span style=&quot; font-size:8pt;&quot;&gt;	5. GND -&amp;gt; GND&lt;/span&gt;&lt;/p&gt;
&lt;p align=&quot;justify&quot; style=&quot; margin-top:0px; margin-bottom:0px; margin-left:0px; margin-right:0px; -qt-block-indent:0; text-indent:0px;&quot;&gt;&lt;span style=&quot; font-size:8pt;&quot;&gt;	6. VCC -&amp;gt; 5V&lt;/span&gt;&lt;/p&gt;
&lt;p align=&quot;justify&quot; style=&quot; margin-top:0px; margin-bottom:0px; margin-left:0px; margin-right:0px; -qt-block-indent:0; text-indent:0px;&quot;&gt;&lt;span style=&quot; font-size:8pt;&quot;&gt;	7. SDATA -&amp;gt; A4&lt;/span&gt;&lt;/p&gt;
&lt;p align=&quot;justify&quot; style=&quot; margin-top:0px; margin-bottom:0px; margin-left:0px; margin-right:0px; -qt-block-indent:0; text-indent:0px;&quot;&gt;&lt;span style=&quot; font-size:8pt;&quot;&gt;	8. SCL -&amp;gt; A5&lt;/span&gt;&lt;/p&gt;
&lt;p align=&quot;justify&quot; style=&quot; margin-top:0px; margin-bottom:0px; margin-left:0px; margin-right:0px; -qt-block-indent:0; text-indent:0px;&quot;&gt;&lt;span style=&quot; font-size:8pt;&quot;&gt;Arduino Uno avec Shield V2.1 + OV5642 CS mount:&lt;/span&gt;&lt;/p&gt;
&lt;p align=&quot;justify&quot; style=&quot; margin-top:0px; margin-bottom:0px; margin-left:0px; margin-right:0px; -qt-block-indent:0; text-indent:0px;&quot;&gt;&lt;span style=&quot; font-size:8pt;&quot;&gt;	1. Connecter le module du capteur directement sur le Header 20 du Shield V2.1. Le numéro des pins 1,2,19,20 sont inscrits sur les deux PCB.&lt;/span&gt;&lt;/p&gt;
&lt;p align=&quot;justify&quot; style=&quot; margin-top:0px; margin-bottom:0px; margin-left:0px; margin-right:0px; -qt-block-indent:0; text-indent:0px;&quot;&gt;&lt;span style=&quot; font-size:8pt;&quot;&gt;	2. Connecter l'Arduino Uno directement sur le Shield V2.1. &lt;/span&gt;&lt;/p&gt;&lt;/body&gt;&lt;/html&gt;</string>
     </property>
    </widget>
   </item>
  </layout>
 </widget>
 <tabstops>
  <tabstop>textBrowserAide</tabstop>
 </tabstops>
 <resources/>
 <connections/>
</ui>
